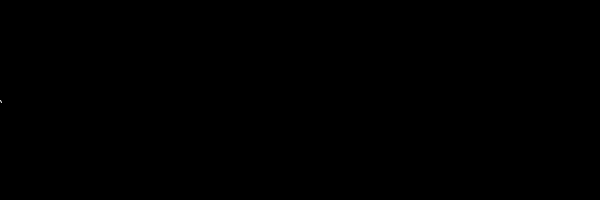
Frame 1 (no input)
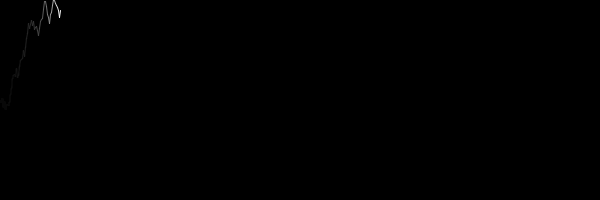
Frame 60 (the mouse pressed at the canvas centre just before this capture)
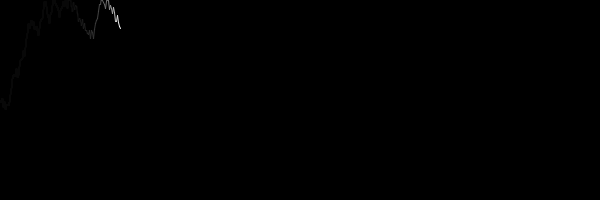
Frame 120 (the mouse held since frame 60 and released just before this capture)

The Processing sketch that drew these frames (run headless with seeded random() and noise(); from frame 60 on, the mouse is pressed at the canvas centre):

// Processing sketch: Linhaqueseapaga
// ── Linhaqueseapaga.pde
int x = 0;
float py = 0;
 
void setup(){
  size(600,200);
  background(0);
}
 
void draw(){
  noStroke();
  fill(0,0,0,15);
  rect(0,0,width,height);
  translate(0,height/2);
  x++;
  x%=width;
  float fx = py + random(-10,10);
  stroke(255);
  noFill();
  line(x-1,py, x,fx);
  py = fx;
  if(py>height/2) py=height/2;
  if(py<-height/2) py=-height/2;
}
